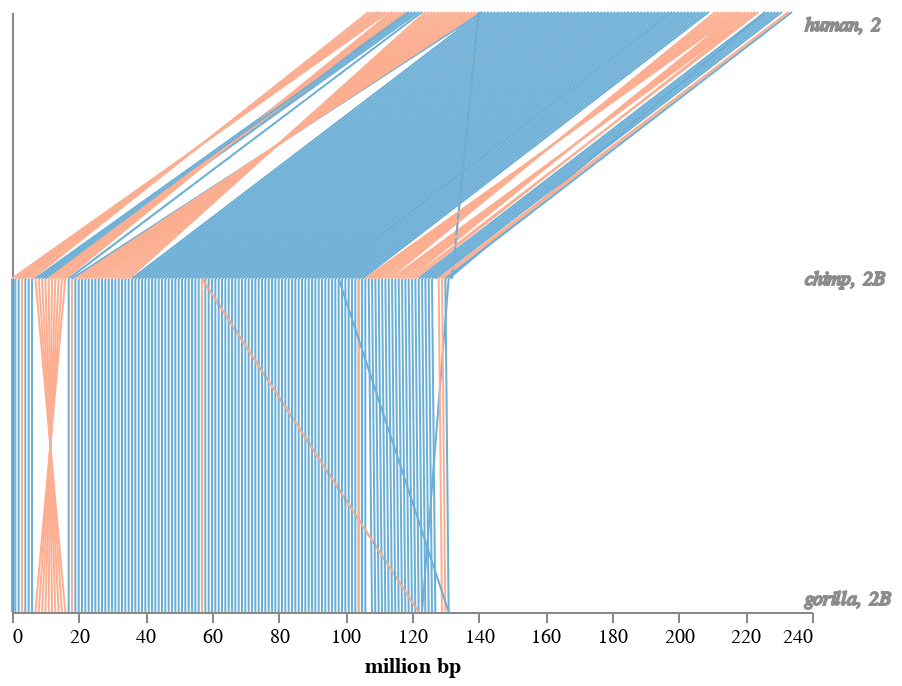

Write notebook code for a chart like this one.
### Markdown cell above
*Chromosome 2 events*
- Human, 2 chromosomes merge into one

below shows right side of Human 2 same as 2B for Chimp and Gorilla.

### Code cell
chromosome_graph('chimp2B_x2.csv', 'human', '2', 'chimp', '2B', 'gorilla', '2B')

### Figure 1 — Vega-Lite specification as saved in the notebook (floating-point values rounded to 4 significant figures; data arrays with more than 128 entries replaced by an {"elided": "..."} marker saying what was removed)
{"config": {"view": {"continuousWidth": 400, "continuousHeight": 300, "stroke": "transparent"}, "axis": {"grid": false}}, "layer": [{"data": {"name": "data-a13486e0c7a1adccb0ec1d2839569028"}, "mark": "line", "encoding": {"color": {"type": "nominal", "field": "color", "scale": {"domain": ["same orientation", "inversed"], "range": ["#6baed6", "#fcae91"]}, "title": ""}, "x": {"type": "quantitative", "axis": {"grid": false}, "field": "x"}, "x2": {"field": "x2"}, "y": {"type": "quantitative", "axis": {"grid": false}, "field": "y"}, "y2": {"field": "y2"}}}, {"data": {"name": "data-8d99efce130f1080a3bd775480d54746"}, "mark": {"type": "text", "align": "left", "fontSize": 10, "fontStyle": "italic", "opacity": 0.9, "stroke": "grey"}, "encoding": {"color": {"type": "nominal", "field": "color", "legend": null, "scale": {"domain": ["same orientation", "inversed"], "range": ["#6baed6", "#fcae91"]}}, "text": {"type": "nominal", "field": "text"}, "x": {"type": "quantitative", "field": "x"}, "y": {"type": "quantitative", "field": "y"}}}, {"mark": "text", "encoding": {"color": {"type": "nominal", "field": "color", "legend": {"orient": "left", "symbolType": "stroke", "title": ""}, "scale": {"domain": ["same orientation", "inversed"], "range": ["#6baed6", "#fcae91"]}}, "x": {"type": "quantitative", "axis": {"grid": false, "ticks": true, "title": "million bp"}, "field": "x"}, "y": {"type": "quantitative", "axis": {"grid": false, "labels": false, "ticks": false, "title": ""}, "field": "y"}}}], "$schema": "https://vega.github.io/schema/vega-lite/v4.0.0.json", "datasets": {"data-a13486e0c7a1adccb0ec1d2839569028": {"elided": "274 records"}, "data-8d99efce130f1080a3bd775480d54746": [{"x": 238, "y": 440, "text": "human, 2"}, {"x": 238, "y": 250, "text": "chimp, 2B"}, {"x": 238, "y": 10, "text": "gorilla, 2B"}]}}
